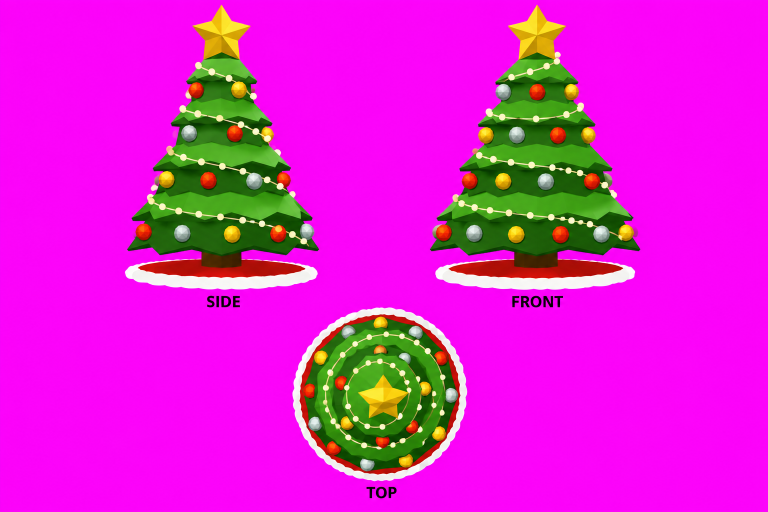
#> input picture GYM ARC/Art/XmasTree/turnaround_sheet.png, 1536 x 1024 px (shown at 1/2 size)
$ python gate_iou.py
#> lines starting #> are read from the running program, lines starting #| are printed output that depends on the picture; after the words box and inside, x2 and y2 are one past the last pixel; in counts of white or black regions, pixels touching at a corner belong together
# python gate_iou.py -> silhouette IoU of the render vs the sheet's side view, and a side-by-side image
import os, numpy as np
from PIL import Image
HERE = os.path.dirname(os.path.abspath(__file__))
sh = np.asarray(Image.open(os.path.join(HERE, "turnaround_sheet.png")).convert("RGB")).astype(int)[:600, :768]
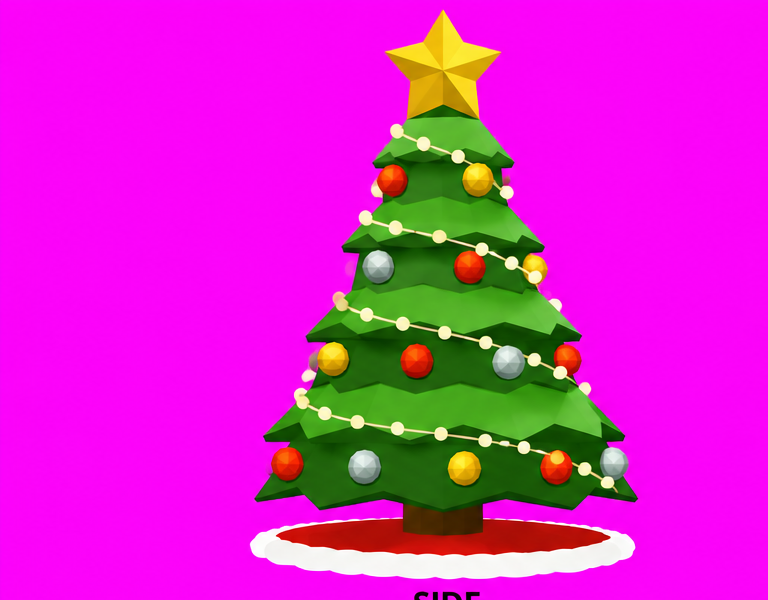
#> sh: shape (600, 768, 3) int64; mean R, G, B 214.8, 36.2, 198.3
mag = (sh[..., 0] > 200) & (sh[..., 2] > 200) & (sh[..., 1] < 90)
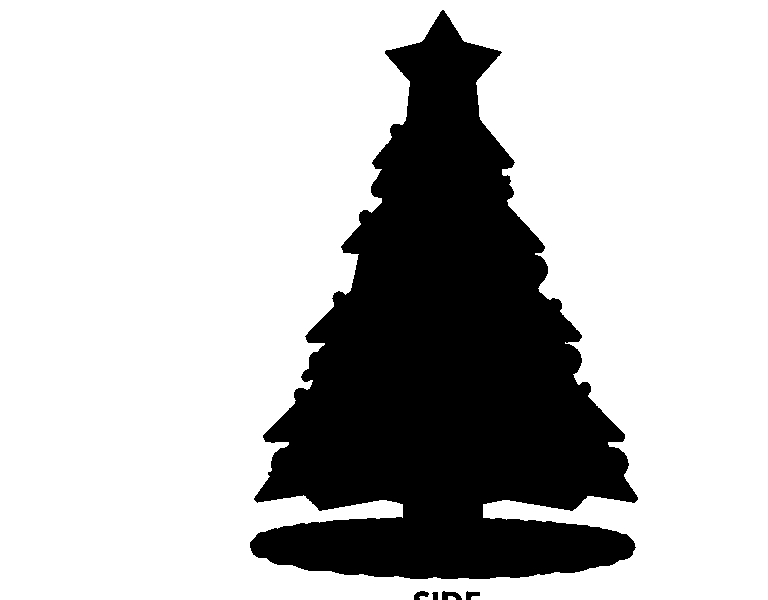
#> mag: shape (600, 768) bool; 74.5% white; 5 black regions, box (x1, y1, x2, y2) and area: (250, 10, 638, 579) 117264, (442, 591, 462, 600) 117, (414, 591, 429, 600) 83, (466, 591, 480, 600) 78, (432, 592, 438, 600) 41
ref = ~mag; ref[560:] = False
#> after `ref[560:] = False`:
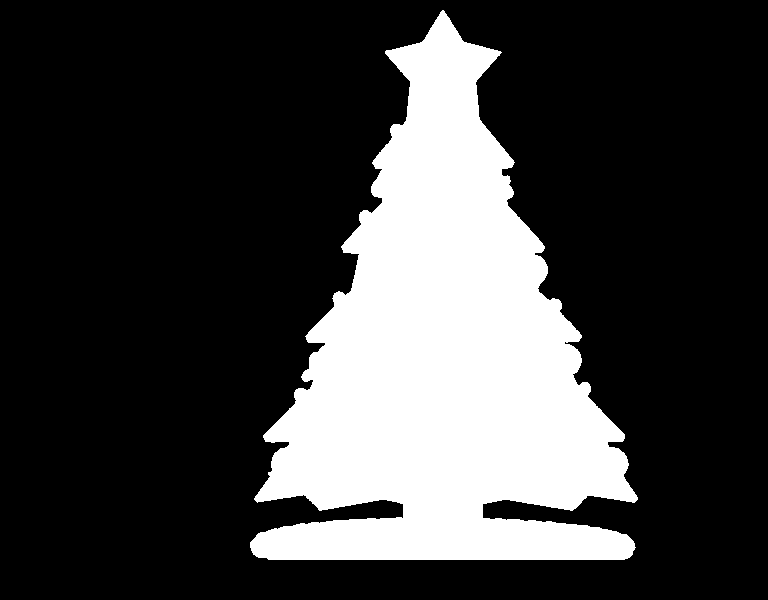
#> ref: shape (600, 768) bool; 24.4% white; 1 white region, box (x1, y1, x2, y2) and area: (250, 10, 638, 560) 112423
#> (the run stopped early here; a loop or call above may not have finished)

$ run again, with GYM ARC/Art/XmasTree/exploded_sheet.png copied over GYM ARC/Art/XmasTree/turnaround_sheet.png
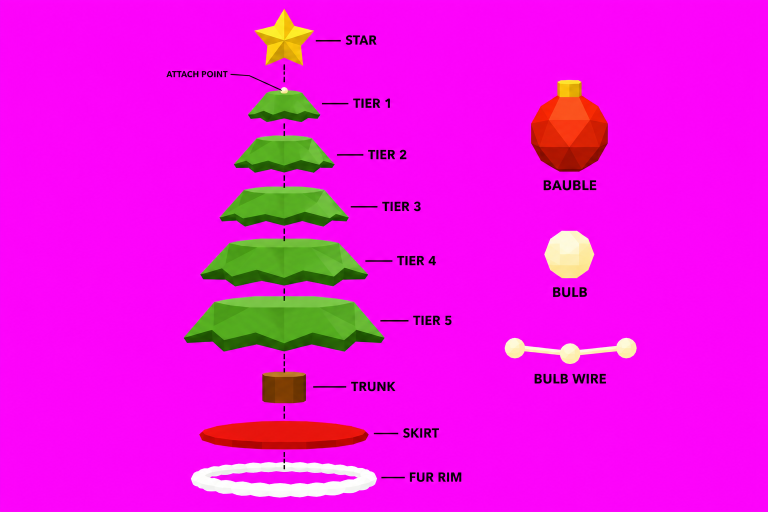
#> input picture GYM ARC/Art/XmasTree/exploded_sheet.png, 1536 x 1024 px (shown at 1/2 size)
#> `mag = (sh[..., 0] > 200) & (sh[..., 2] > 200) & (sh[..., 1] < 90)`:
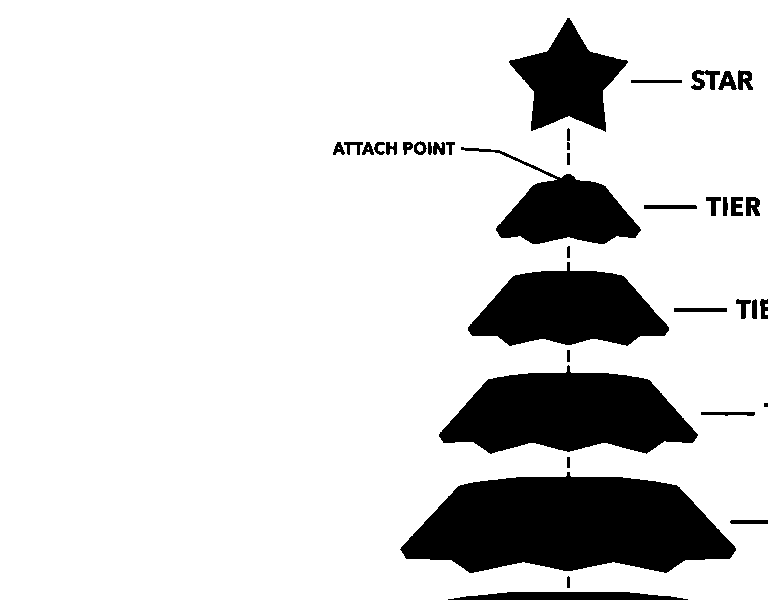
#> mag: shape (600, 768) bool; 84.9% white; 39 black regions (1 under 20 px), largest, box (x1, y1, x2, y2) and area: (400, 472, 736, 573) 24317, (439, 365, 698, 454) 15414, (468, 262, 669, 346) 10990
#> `ref[560:] = False`:
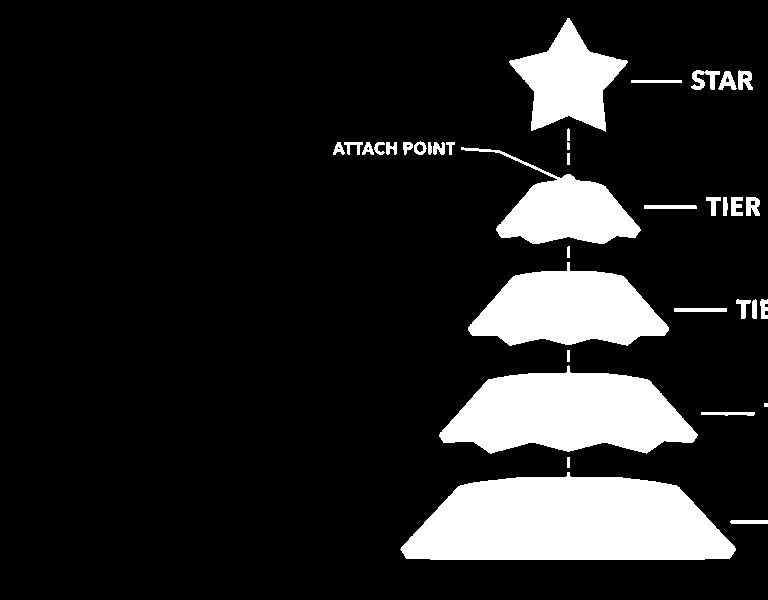
#> ref: shape (600, 768) bool; 14.4% white; 37 white regions (1 under 20 px), largest, box (x1, y1, x2, y2) and area: (400, 472, 736, 560) 22646, (439, 365, 698, 454) 15414, (468, 262, 669, 346) 10990
